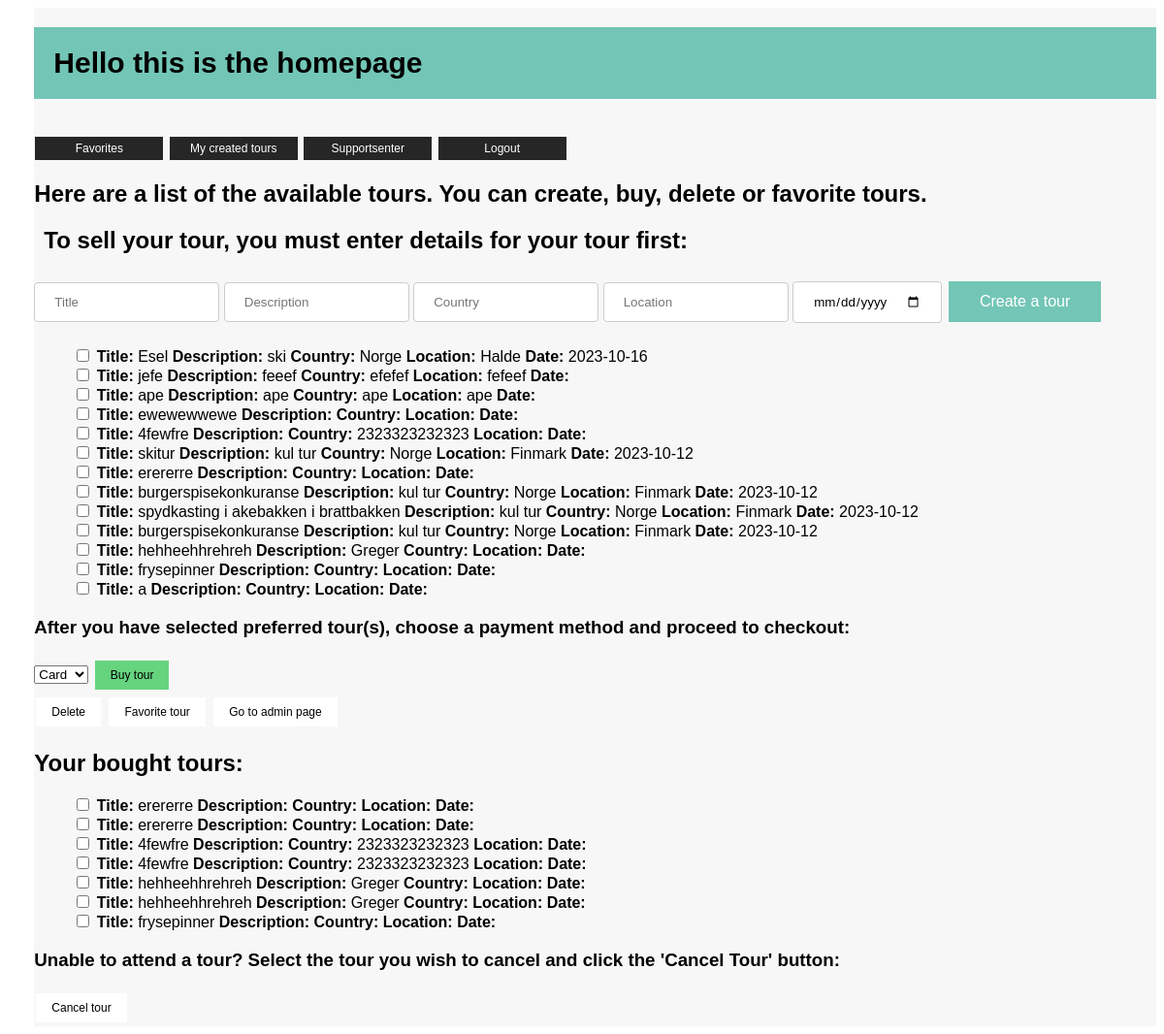
Page /homepage on the earlier database version.
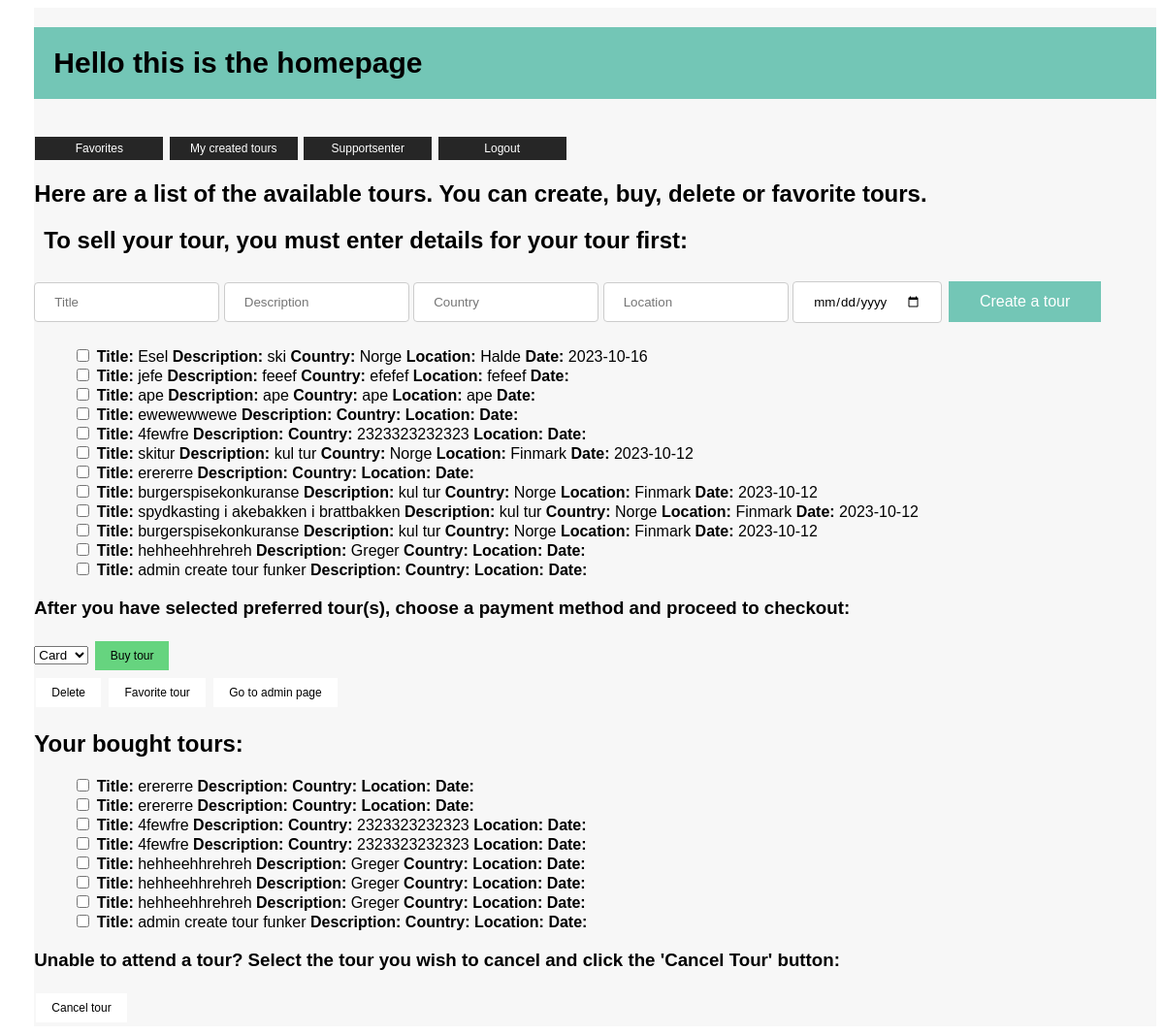
Same page on the later database version.
### tables this page shows
CREATE TABLE Tour(
                ID INTEGER PRIMARY KEY AUTOINCREMENT,
                Title TEXT,
                Description TEXT,
                Country TEXT,
                Location TEXT,
                Date DATETIME
    );

CREATE TABLE TourBooked(
                User_ID INTEGER,
                Tour_ID INTEGER
    );

### app.py (the view)
@application.route('/homepage')
def homepage():
    global global_user_id
    list_tours = get_list_tours()
    list_of_bought_tours = get_list_of_user_bought_tours(global_user_id)
    return render_template('/homepage.html', list_of_tours=list_tours, list_of_bought_tours=list_of_bought_tours)

### backend/database/Tour.py (called while the page is built)
def list_of_user_bought_tours(global_id):
    db = sqlite3.connect('backend/database/database.db')
    cursor = db.cursor()
    cursor.execute('''SELECT *
        FROM Tour
        INNER JOIN TourBooked on Tour.ID = TourBooked.Tour_ID
        WHERE TourBooked.User_ID = ?''', (global_id,))
    list_of_bought_tours = cursor.fetchall()
    db.close()
    return list_of_bought_tours

def list_tours():
    db = sqlite3.connect('backend/database/database.db')
    cursor = db.cursor()
    cursor.execute("SELECT * from Tour")
    list = cursor.fetchall()
    return list

### backend/handler/tour_handler.py (called while the page is built)
def get_list_tours():
    return list_tours()

def get_list_of_user_bought_tours(global_id):
    return list_of_user_bought_tours(global_id)

### frontend/templates/homepage.html (shortened to what this page needs)
<!DOCTYPE html>
<html lang="en">
<head>
    <link rel="stylesheet" type="text/css" href="{{ url_for('static', filename='css/homepage.css') }}">
</head>
<body>
<div id="grid">
    <div id="colored_body">
    <h1 id="intro">Hello this is the homepage</h1><br>
    <a href="{{ url_for('favorites') }}" class="top_links_styling">Favorites</a>
    <a href="{{ url_for('who_bought') }}" class="top_links_styling">My created tours</a>
    <a href="{{ url_for('support_senter') }}" class="top_links_styling">Supportsenter</a>
    <a href="{{ url_for('index') }}" class="top_links_styling">Logout</a>
    <h2>Here are a list of the available tours. You can create, buy, delete or favorite tours.</h2>
    <form action="/create_a_tour" , method="POST">
    <h2 id="instruction">To sell your tour, you must enter details for your tour first:</h2>
    <form action="/create_a_tour" , method="POST" id="form_create_tour_input">
        <input type="text" name="Title" placeholder="Title" class="input_styling">
        <input type="text" name="Description" placeholder="Description" class="input_styling">
        <input type="text" name="Country" placeholder="Country" class="input_styling">
        <input type="text" name="Location" placeholder="Location" class="input_styling">
        <input type="date" name="Date" class="input_styling">
        <button type="submit" class="tour_button_styling">Create a tour</button>
    </form>
    <form action="/checkbox_tour" method="POST" id="available_tours">
        <ul>
            {% for tour in list_of_tours%}
            <li>
                <input type="checkbox" name="checkbox_row" value="{{ tour[0] }}">
                <strong>Title:</strong> {{ tour[1] }}
                <strong>Description:</strong> {{ tour[2] }}
                <strong>Country:</strong> {{ tour[3] }}
                <strong>Location:</strong> {{ tour[4] }}
                <strong>Date:</strong> {{ tour[5] }}
            </li>
            {% endfor %}
        </ul>
        <h3>After you have selected preferred tour(s), choose a payment method and proceed to checkout:</h3>
        <select id="dropdown">
            <option value="valg1">Card</option>
        </select>
        <button type="submit" name="handle_action" value="buy" class="checkbox_buy_button_styling">Buy tour</button> <br>
        <button type="submit" name="handle_action" value="delete" class="checkbox_button_styling">Delete</button>
        <button type="submit" name="handle_action" value="favorite" class="checkbox_button_styling">Favorite tour</button>
        <button type="submit" name="handle_action" value="admin" class="checkbox_button_styling">Go to admin page</button>
    </form>
    <h2>Your bought tours:</h2>
    <form action="/remove_bought_tour" method="POST" id="bought_tours">
        <ul>
            {% for tour in list_of_bought_tours %}
            <li>
                <input type="checkbox" name="checkbox_bought_tour" value="{{ tour[0] }}">
                <strong>Title:</strong> {{ tour[1] }}
                <strong>Description:</strong> {{ tour[2] }}
                <strong>Country:</strong> {{ tour[3] }}
                <strong>Location:</strong> {{ tour[4] }}
                <strong>Date:</strong> {{ tour[5] }}
            </li>
            {% endfor %}
        </ul>
        <h3>Unable to attend a tour? Select the tour you wish to cancel and click the 'Cancel Tour' button:</h3>
        <button type="submit" name="handle_action" value="delete" class="checkbox_button_styling">Cancel tour</button>
    </form>
    </form>
    </div>
</div>
</body>
</html>

### static/css/homepage.css (style rules this page uses)
* { font-family: "Gill Sans", sans-serif; }
#grid { display: grid; grid-template-columns: 1fr 1fr 1fr 1fr 1fr grid-template-rows: 1fr 1fr 1fr 1fr 1fr 1fr }
#intro { font-decoration: none; font-size: 30px; font-weight: 900; grid-column: 2/4; grid-row: 1/2; background-color: #73C6B6; padding: 20px; }
#instruction { font-decoration: none; grid-column: 2/5; grid-row: 1/2; padding-left: 10px; }
.input_styling { padding: 12px 20px; margin: 8px 0; display: inline-block; border: 1px solid #ccc; border-radius: 4px; box-sizing: border-box; }
.tour_button_styling { background-color: #73C6B6; border: none; color: white; padding: 12px 32px; text-align: center; text-decoration: none; display: inline-block; font-size: 16px; margin: 4px 2px; cursor: pointer; }
.checkbox_button_styling { background-color: #ffffff; border: none; color: black; padding: 8px 16px; text-align: center; text-decoration: none; display: inline-block; font-size: 12px; margin: 4px 2px; cursor: pointer; }
.checkbox_buy_button_styling { background-color: #66d47f; border: none; color: black; padding: 8px 16px; text-align: center; text-decoration: none; display: inline-block; font-size: 12px; margin: 4px 2px; cursor: pointer; }
.top_links_styling { background-color: #262626; border: none; color: white; padding: 5px 16px; width: 100px; text-align: center; text-decoration: none; display: inline-block; font-size: 12px; margin: 1px 1px; cursor: pointer; }
#available_tours { grid-column: 2/4; grid-row: 3/4; }
#bought_tours { grid-column: 2/4; grid-row: 5/6; }
#colored_body { grid-column: 2/4; grid-row: 1/5; background-color: #F7F7F7; }
ul { list-style-type: none; }

Differences in the rows shown:
removed Tour: Title "frysepinner"
removed Tour: Title "a"
no longer on this page (row unchanged): TourBooked: Title "frysepinner"
added Tour: Title "admin create tour funker"
added TourBooked: Title "hehheehhrehreh", Description "Greger"
added TourBooked: Title "admin create tour funker"
